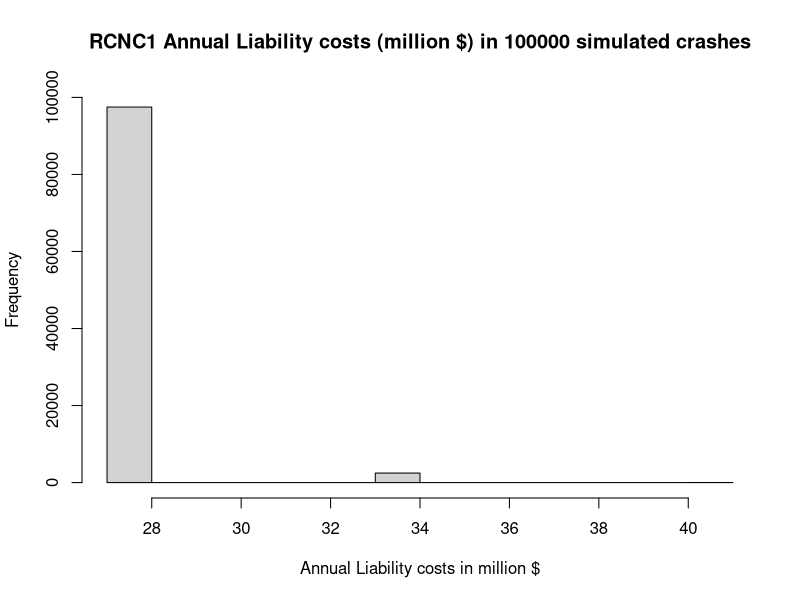
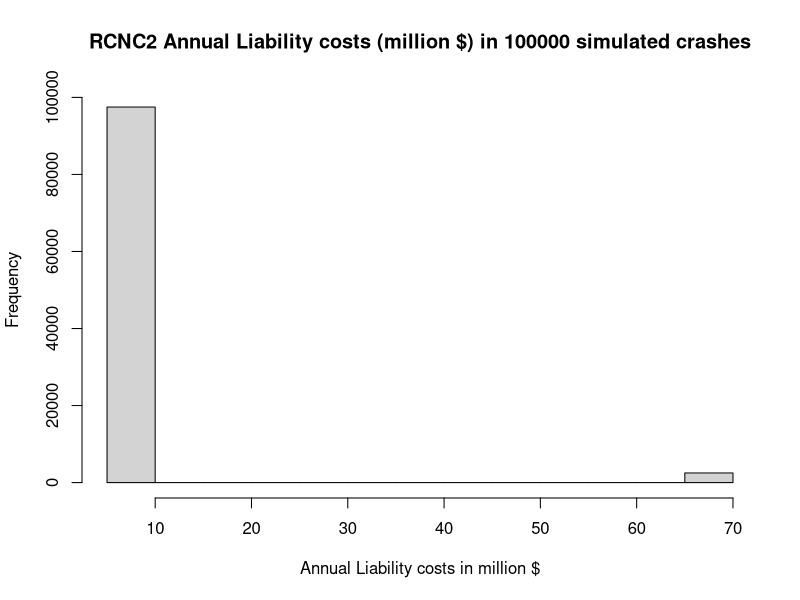
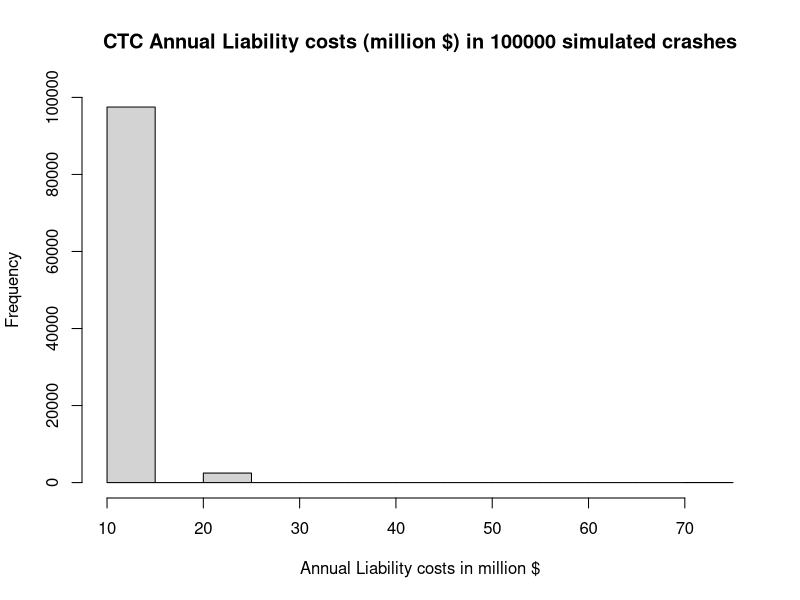
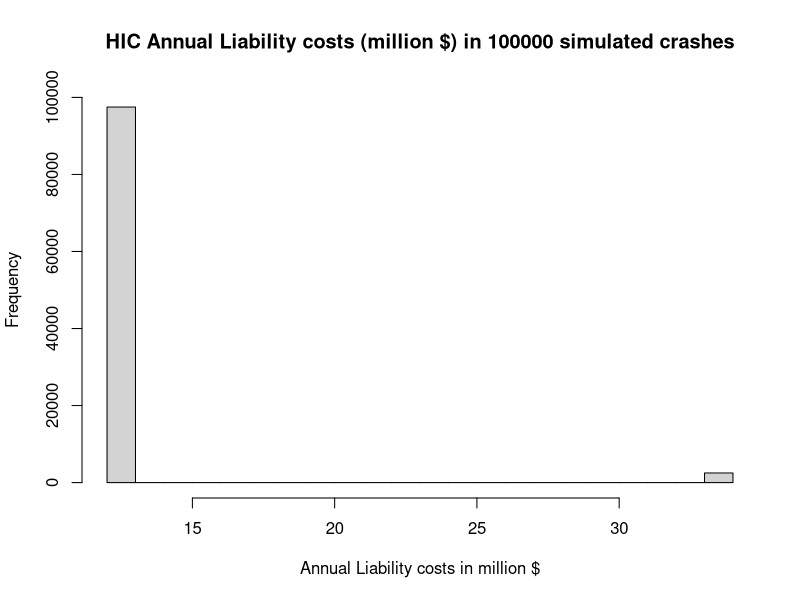

These charts were generated, in order, by the following R code:
## ---- chunk 1
knitr::opts_chunk$set(echo = TRUE)
## ---- chunk 2

options(scipen = 999) 

# Expected number of flights in a year and in a 5-year period
tot_flig_yr <- round(sum(47*6*342,15*2.25*342, 24*2*342),digits=0)
tot_flig_5yr <- round(5*sum(47*6*342,15*2.25*342, 24*2*342),digits=0)

# Industry estimated likelihood of a crash event
p <- 1/5000000  
# p <- 1/6250000 # for sensitivity analysis using a 25% lower risk of crash

# Simulation model to estimate number of crash events given the total number of flights and probability of crash:
crash_dist_yr <- rbinom(100000,tot_flig_yr,p)
crash_dist_5yr <- rbinom(100000,tot_flig_5yr,p)

# Costs of fleet and Annual Average Incidentals
repl_cost_avg <- (47*56400000 + 15*78900000 + 24*88500000)/(86)
fleet_value <- 47*56400000 + 15*78900000 + 24*88500000
avg_incd <- 2500000

# Number of crashes in 1-year period, just to initialize
n <- 1

# Number of crashes in 5-year period, just to initialize
n_5 <- 1

# Annual cost of premium/fixed payment

rcnc1 <- (0.45/100)*fleet_value
rcnc2 <- (0.1/100)*fleet_value 
ctc <- 13000000
hic <- (0.165/100)*fleet_value
  
# Annual crash loss post insurance payout (calculated upon # of crashes)

closs_rcnc1 <- function(n) {return(0.1* (repl_cost_avg*n + avg_incd))}
closs_rcnc2 <- function (n) {return(min(0.9*(repl_cost_avg*n + avg_incd), 0.01*fleet_value))}
closs_ctc <- function (n) {return(max(0, 0.1*(n*repl_cost_avg + avg_incd), (n*repl_cost_avg + avg_incd) - 80000000))}
closs_hic <- function(n) {return(min((n*repl_cost_avg + avg_incd), 24000000))} 

# For CTC's settlement on losses above $80M, no deductible is charged, i.e., 100% of $80M is paid out

# Rebates at end of 5-year period on 2 plans
rebate_5yr_rcnc1 <- function(n_5) {return(max(0, 0.2*(5*rcnc1 - repl_cost_avg*n_5 - 5*avg_incd)))}
rebate_5yr_hic <- function (n_5) {return(max(0, 0.035*(5*hic - repl_cost_avg*n_5 - 5*avg_incd)))}


# Net annual liabilities scenarios

rcnc1_dist <- crash_dist_yr
for (i in 1:length(crash_dist_yr))
{
    rcnc1_dist[i] <- rcnc1 + closs_rcnc1(crash_dist_yr[i])
}

rcnc2_dist <- crash_dist_yr
for (i in 1:length(crash_dist_yr))
{
  rcnc2_dist[i] <- rcnc2 + closs_rcnc2(crash_dist_yr[i])
}

ctc_dist <- crash_dist_yr
for (i in 1:length(crash_dist_yr))
{
  ctc_dist[i] <- ctc + closs_ctc(crash_dist_yr[i])
}

hic_dist <- crash_dist_yr
for (i in 1:length(crash_dist_yr))
{
  hic_dist[i] <- hic + closs_hic(crash_dist_yr[i])
}

max_rcnc1_dist <- max(rcnc1_dist)
min_rcnc1_dist <- min(rcnc1_dist)
p_rcnc1_dist <- mean(rcnc1_dist > 37000000)

max_rcnc2_dist <- max(rcnc2_dist)
min_rcnc2_dist <- min(rcnc2_dist)
p_rcnc2_dist <- mean(rcnc2_dist > 37000000)

max_ctc_dist <- max(ctc_dist)
min_ctc_dist <- min(ctc_dist)
p_ctc_dist <- mean(ctc_dist > 37000000)

max_hic_dist <- max(hic_dist)
min_hic_dist <- min(hic_dist)
p_hic_dist <- mean(hic_dist > 37000000)

print("Annual cost of premiums and probability of annual liability > $37M : ")

paste0("rcnc1, $ ",min_rcnc1_dist, ", prob.:", round(p_rcnc1_dist*100, 3), "%")
paste0("rcnc2, $ ",min_rcnc2_dist, ", prob.:", round(p_rcnc2_dist*100, 3), "%")
paste0("ctc, $ ",min_ctc_dist, ", prob.:", round(p_ctc_dist*100, 3), "%")
paste0("hic, $ ",min_hic_dist, ", prob.:", round(p_hic_dist*100, 3), "%")

hist(rcnc1_dist/10^6, xlab = "Annual Liability costs in million $", main = paste("RCNC1 Annual Liability costs (million $) in 100000 simulated crashes"), ylim = c(0,100000))
hist(rcnc2_dist/10^6, xlab = "Annual Liability costs in million $", main = paste("RCNC2 Annual Liability costs (million $) in 100000 simulated crashes"), ylim = c(0,100000))
hist(ctc_dist/10^6, xlab = "Annual Liability costs in million $", main = paste("CTC Annual Liability costs (million $) in 100000 simulated crashes"), ylim = c(0,100000))
hist(hic_dist/10^6, xlab = "Annual Liability costs in million $", main = paste("HIC Annual Liability costs (million $) in 100000 simulated crashes"), ylim = c(0,100000))


# 5-year cumulative cost scenarios

rcnc1_dist_5yr <- crash_dist_5yr
for (i in 1:length(crash_dist_5yr))
{
  rcnc1_dist_5yr[i] <- 5*rcnc1 + sum(vapply(0:crash_dist_5yr[i] , closs_rcnc1, numeric(1))) - rebate_5yr_rcnc1(crash_dist_5yr[i]) 
}

rcnc2_dist_5yr <- crash_dist_5yr
for (i in 1:length(crash_dist_5yr))
{
  rcnc2_dist_5yr[i] <- 5*rcnc2 + sum(vapply(0:crash_dist_5yr[i] , closs_rcnc2, numeric(1)))
}

ctc_dist_5yr <- crash_dist_5yr
for (i in 1:length(crash_dist_5yr))
{
  ctc_dist_5yr[i] <- 5*ctc + sum(vapply(0:crash_dist_5yr[i] , closs_ctc, numeric(1)))
}

hic_dist_5yr <- crash_dist_5yr
for (i in 1:length(crash_dist_5yr))
{
  hic_dist_5yr[i] <- 5*hic + sum(vapply(0:crash_dist_5yr[i] , closs_hic, numeric(1))) - rebate_5yr_hic(crash_dist_5yr[i]) 
}

max_rcnc1_dist_5yr <- max(rcnc1_dist_5yr)
min_rcnc1_dist_5yr <- min(rcnc1_dist_5yr)
p_rcnc1_dist_5yr <- mean(rcnc1_dist_5yr > 185000000)

max_rcnc2_dist_5yr <- max(rcnc2_dist_5yr)
min_rcnc2_dist_5yr <- min(rcnc2_dist_5yr)
p_rcnc2_dist_5yr <- mean(rcnc2_dist_5yr > 185000000)

max_ctc_dist_5yr <- max(ctc_dist_5yr)
min_ctc_dist_5yr <- min(ctc_dist_5yr)
p_ctc_dist_5yr <- mean(ctc_dist_5yr > 185000000)

max_hic_dist_5yr <- max(hic_dist_5yr)
min_hic_dist_5yr <- min(hic_dist_5yr)
p_hic_dist_5yr <- mean(hic_dist_5yr > 185000000)

print("5-yr cost of premiums and probability of liability over 5 years > $185M : ")

paste0("rcnc1, $ ",min_rcnc1_dist_5yr, ", prob.:", round(p_rcnc1_dist_5yr*100, 3), "%")
paste0("rcnc2, $ ",min_rcnc2_dist_5yr, ", prob.:", round(p_rcnc2_dist_5yr*100, 3), "%")
paste0("ctc, $ ",min_ctc_dist_5yr, ", prob.:", round(p_ctc_dist_5yr*100, 3), "%")
paste0("hic, $ ",min_hic_dist_5yr, ", prob.:", round(p_hic_dist_5yr*100, 3), "%")
